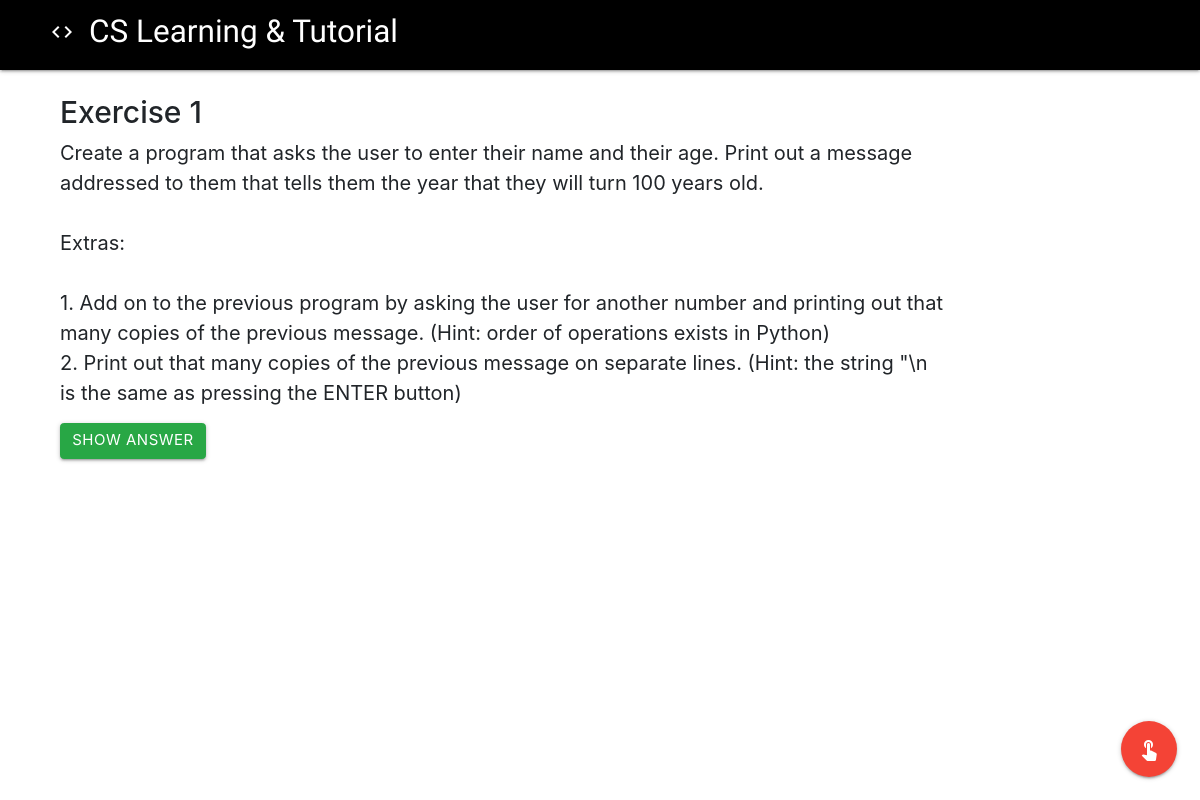
The page /content/2/ on the database its author committed.
### learnCS/models.py (models this page shows)
class Exercise(models.Model):
    title = models.CharField(max_length=256)
    problem = models.TextField()
    solution = models.TextField()
    course = models.ForeignKey(Course,related_name='exercises',on_delete = models.CASCADE)
    lesson = models.ForeignKey(Lesson,related_name='exercises',on_delete = models.CASCADE)

### learnCS/views.py (the view)
# urls.py: path(r'content/<int:exercise_id>/',views.content, name='content'),
def content(request, exercise_id):
    exercises = Exercise.objects.get(pk=exercise_id)
    data_dictionary = {'exercises':exercises}
    return render(request,'learncs/user/content.html',data_dictionary)

### learnCS/templates/learncs/user/content.html (shortened to what this page needs)
{% load static %}
<!DOCTYPE html>
<html>
<head>
    <link rel="stylesheet" href="{% static 'css/style.css' %}">
    <link rel="stylesheet" href="{% static 'css/materialize.min.css' %}">
    <link rel="stylesheet" href="https://maxcdn.bootstrapcdn.com/bootstrap/4.1.3/css/bootstrap.min.css">
    <link rel="stylesheet" href="https://maxcdn.bootstrapcdn.com/bootstrap/4.1.3/css/bootstrap.min.css">
    <link href="../../../static/css/default.min.css" rel="stylesheet" type="text/css">
</head>
<body id="home">
    <div class="header navbar-fixed header-font">
        <nav class="nav-wraper black" role="navigation">
            <div class="nav-wrapper">
                <a id="logo-container" href="{% url 'homepage' %}" class="brand-logo logo" style="text-decoration: none;">
                    <i class="material-icons">code</i> CS Learning & Tutorial
                </a>
            </div>
        </nav>
    </div>
    <div id="wrapper-general" style="margin: 30px;">
        <h2>{{ exercises.title | linebreaksbr }}</h2>
        <p style="font-size:20px; width: 80%; padding: auto;">{{ exercises.problem | linebreaksbr }}</p>
        <button data-toggle="collapse" data-target="#solution" class="btn btn-success">Show Answer</button>
    </div>
</body>
<div class="fixed-action-btn">
        <a class="btn-floating btn-large red">
          <i class="large material-icons">touch_app</i>
        </a>
    </div>
</html>

### learnCS/static/css/style.css (style rules this page uses)
body { overflow-x: hidden; }
#wrapper-general { padding-left: 30px; padding-top: 0px; margin-left: 30px; }
#wrapper-general p { font-size: 25px; }
nav { margin: auto; color: white; font-size: 40px; float: right; }
a.brand-logo { color: white; font-display: middle; margin-left: 20px; }
a { color: black; }
body { font-family: 'Exo 2', sans-serif; }
nav .logo { margin-left: 50px; }
.header-font { font-family: "Exo 2", serif; }
.nav-wraper.black { height: 70px; }

### rows shown on the page
Exercise: title "Exercise 1", problem "Create a program that asks the user to enter their name and their age. Print out a message addressed to them that tells them the year that they will turn 100 years old. Extras: 1. Add on to the previous program by asking the user for another number and printing out that many copies of the previous message. (Hint: order of operations exists in Python) 2. Print out that many copies of the previous message on separate lines. (Hint: the string \"\\n is the same as pressing the ENTER button)"
